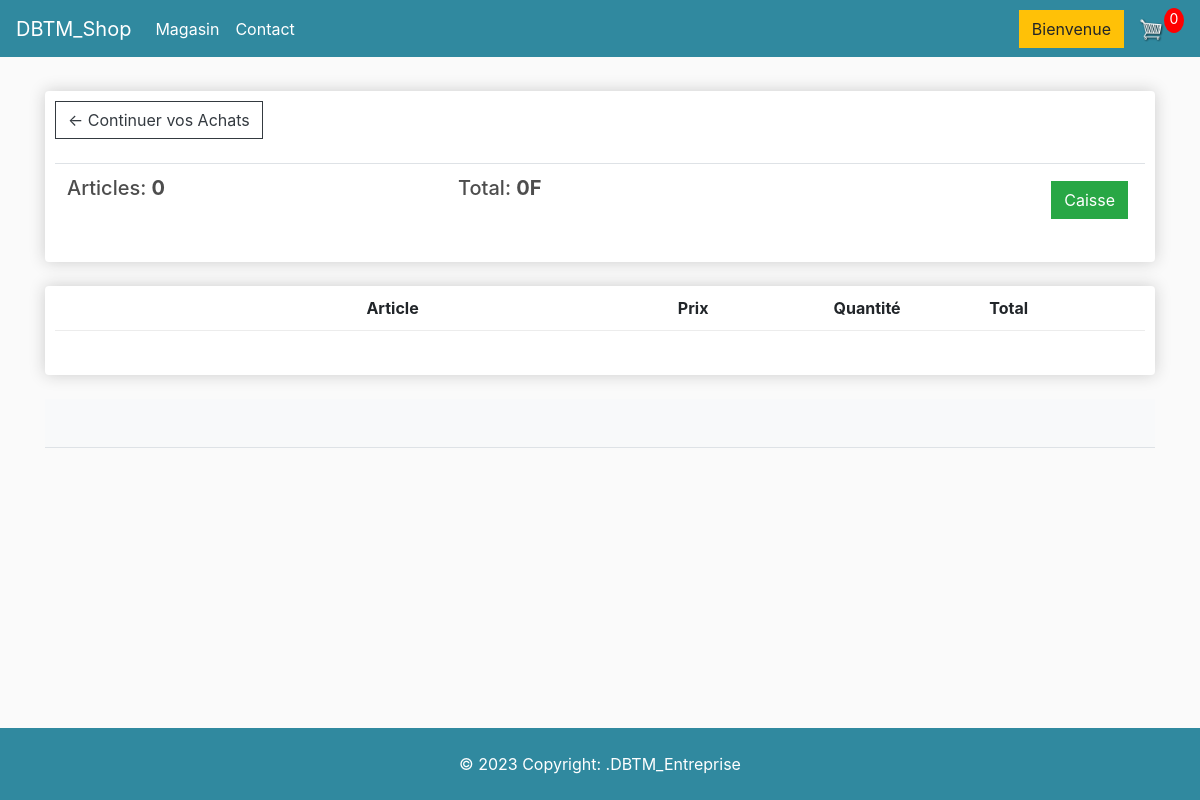
The app's page /cart/ (signed in), older data.
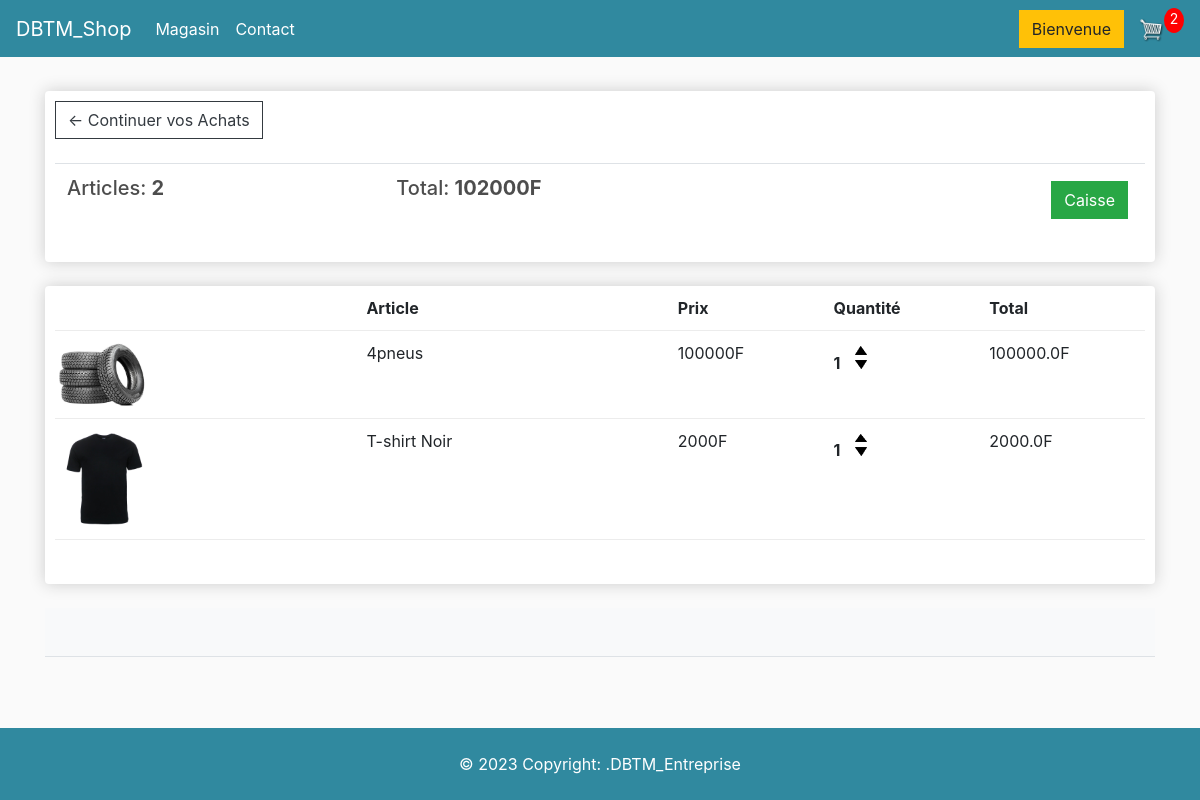
The same page, newer data.
### store/models.py (models this page shows, shortened)
class Order(models.Model):
    customer = models.ForeignKey(Customer, on_delete=models.SET_NULL,blank=True,null=True)
    date_orderd = models.DateTimeField(auto_now_add=True)
    complete = models.BooleanField(default=False,null=True,blank=False)
    transaction_id = models.CharField(max_length=200, null=True)
    @property
    def get_cart_total(self):
        orderitems = self.orderitem_set.all()
        total = sum([item.get_total for item in orderitems])
        return total
    @property
    def get_cart_items(self):
        orderitems = self.orderitem_set.all()
        total = sum([item.quantity for item in orderitems])
        return total

class OrderItem(models.Model):
    product = models.ForeignKey(Product, on_delete=models.SET_NULL,blank=True,null=True)
    order = models.ForeignKey(Order, on_delete=models.SET_NULL,blank=True,null=True)
    quantity = models.IntegerField(default=0,null=True,blank=True)
    date_added = models.DateTimeField(auto_now_add=True)
    @property
    def get_total(self):
        total = self.product.price * self.quantity
        return total

class Product(models.Model):
    name = models.CharField(max_length=200, null=True)
    price = models.FloatField()
    digital = models.BooleanField(default=False, null=True, blank=False)
    description = models.CharField(max_length=1000, null=True)
    image = models.ImageField(null=True,blank=True)
    @property
    def imageURL(self):
        try:
            url = self.image.url
        except:
            url = ''
        return url

### store/views.py (the view)
# urls.py: path('cart/', views.cart, name="cart"),
def cart(request):
     data = cartData(request)
     cartItems = data['cartItems']
     order = data['order']
     items = data['items']
     context = {'items':items, 'order':order, 'cartItems':cartItems}
     return render(request, 'store/cart.html', context)

### store/utils.py (called while the page is built)
def cartData(request):
    if request.user.is_authenticated:
          customer = request.user.customer
          order , created = Order.objects.get_or_create(customer=customer, complete=False)
          items = order.orderitem_set.all()
          cartItems = order.get_cart_items
    else:
          cookieData = cookieCart(request)
          cartItems = cookieData['cartItems']
          order = cookieData['order']
          items = cookieData['items']
    return {'cartItems':cartItems, 'order':order, 'items':items}

### store/templates/store/cart.html
{% extends 'store/main.html' %}
{% load static %}
{% block content %}
<div class="row">
	<div class="col-lg-12">
        <div class="box-element">
            <a  class="btn btn-outline-dark" href="{% url 'store' %}">&#x2190; Continuer vos Achats </a>
            <br>
            <br>
            <table class="table">
                <tr>
                    <th><h5>Articles: <strong>{{order.get_cart_items}}</strong></h5></th>
                    <th><h5>Total: <strong>{{order.get_cart_total|floatformat:0}}F</strong></h5></th>
                    <th>
                        <a  style="float:right; margin:5px;" class="btn btn-success" href="{% url 'checkout' %}">Caisse</a>
                    </th>
                </tr>
            </table>
        </div>
        <br>
		<div class="box-element">
            <div class="cart-row">
                <div style="flex:2"></div>
                <div style="flex:2"><strong>Article</strong></div>
                <div style="flex:1"><strong>Prix</strong></div>
                <div style="flex:1"><strong>Quantité</strong></div>
                <div style="flex:1"><strong>Total</strong></div>
            </div>
            {% for item in items %}
            <div class="cart-row">
                <div style="flex:2"><img class="row-image" src="{{item.product.imageURL}}"></div>
                <div style="flex:2"><p>{{item.product.name}}</p></div>
                <div style="flex:1"><p>{{item.product.price|floatformat:0}}F</p></div>
                <div style="flex:1">
                    <p class="quantity">{{item.quantity}}</p>
                    <div class="quantity">
                        <img data-product="{{item.product.id}}" data-action="add" class="chg-quantity update-cart" src="{% static  'images/arrow-up.png' %}">
                        <img data-product="{{item.product.id}}" data-action="remove" class="chg-quantity update-cart" src="{% static  'images/arrow-down.png' %}">
                    </div>
                </div>
                <div style="flex:1"><p>{{item.get_total}}F</p></div>
            </div>
            {% endfor %}
		<br>
	</div>
</div>
{% endblock content %}

Row changes from the older to the newer data that the page shows:
no longer on this page (row edited): Order: get_cart_items "0", get_cart_total "0"
added Order: get_cart_items "2", get_cart_total "102000"
added OrderItem: product.imageURL (picture), product.name "4pneus", product.price "100000", quantity "1", get_total "100000.0"
added OrderItem: product.imageURL (picture), product.name "T-shirt Noir", product.price "2000", quantity "1", get_total "2000.0"
Text that changed along with them:
{{ cartItems }}: "0" → "2"
